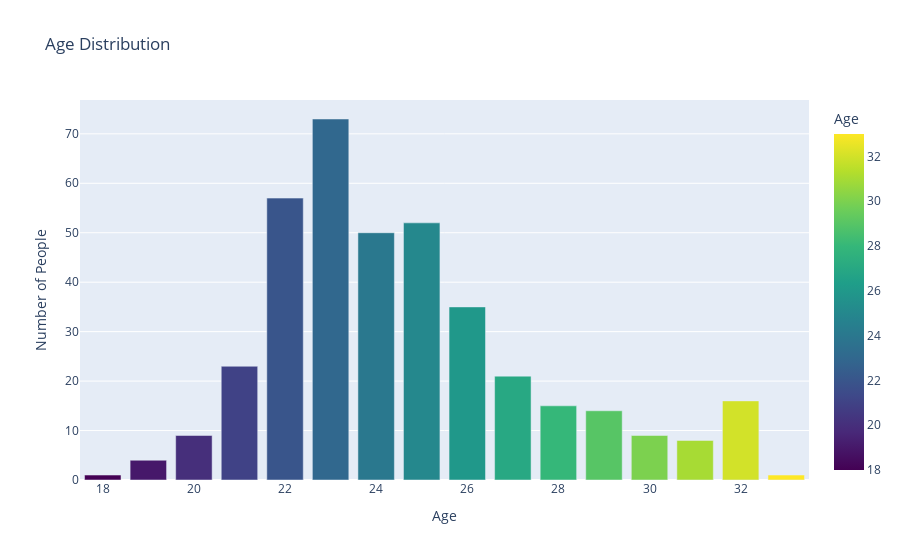

Source (notebook cell):
### Markdown cell above
UNIVARIATE ANALYSIS

### Code cell
# Extract the values from the 'Age' column and count occurrences
age_counts = online_food['Age'].value_counts().reset_index()
age_counts.columns = ['Age', 'Count']

# Create the bar chart with color grading
fig = px.bar(age_counts, x='Age', y='Count', title='Age Distribution',
             labels={'Age': 'Age', 'Count': 'Number of People'},
             color='Age', color_continuous_scale='Viridis')

# Show the plot
fig.show()

### Figure 1 — Plotly figure (JSON) as saved in the notebook; plotly's stock layout.template omitted (floating-point values rounded to 4 significant figures)
{"data": [{"alignmentgroup": "True", "hovertemplate": "Age=%{marker.color}<br>Number of People=%{y}<extra></extra>", "legendgroup": "", "marker": {"color": [23, 22, 25, 24, 26, 21, 27, 32, 28, 29, 20, 30, 31, 19, 18, 33], "coloraxis": "coloraxis", "pattern": {"shape": ""}}, "name": "", "offsetgroup": "", "orientation": "v", "showlegend": false, "textposition": "auto", "type": "bar", "x": [23, 22, 25, 24, 26, 21, 27, 32, 28, 29, 20, 30, 31, 19, 18, 33], "xaxis": "x", "y": [73, 57, 52, 50, 35, 23, 21, 16, 15, 14, 9, 9, 8, 4, 1, 1], "yaxis": "y"}], "layout": {"barmode": "relative", "coloraxis": {"colorbar": {"title": {"text": "Age"}}, "colorscale": [[0, "#440154"], [0.1111, "#482878"], [0.2222, "#3e4989"], [0.3333, "#31688e"], [0.4444, "#26828e"], [0.5556, "#1f9e89"], [0.6667, "#35b779"], [0.7778, "#6ece58"], [0.8889, "#b5de2b"], [1, "#fde725"]]}, "legend": {"tracegroupgap": 0}, "title": {"text": "Age Distribution"}, "xaxis": {"anchor": "y", "domain": [0, 1], "title": {"text": "Age"}}, "yaxis": {"anchor": "x", "domain": [0, 1], "title": {"text": "Number of People"}}}}
